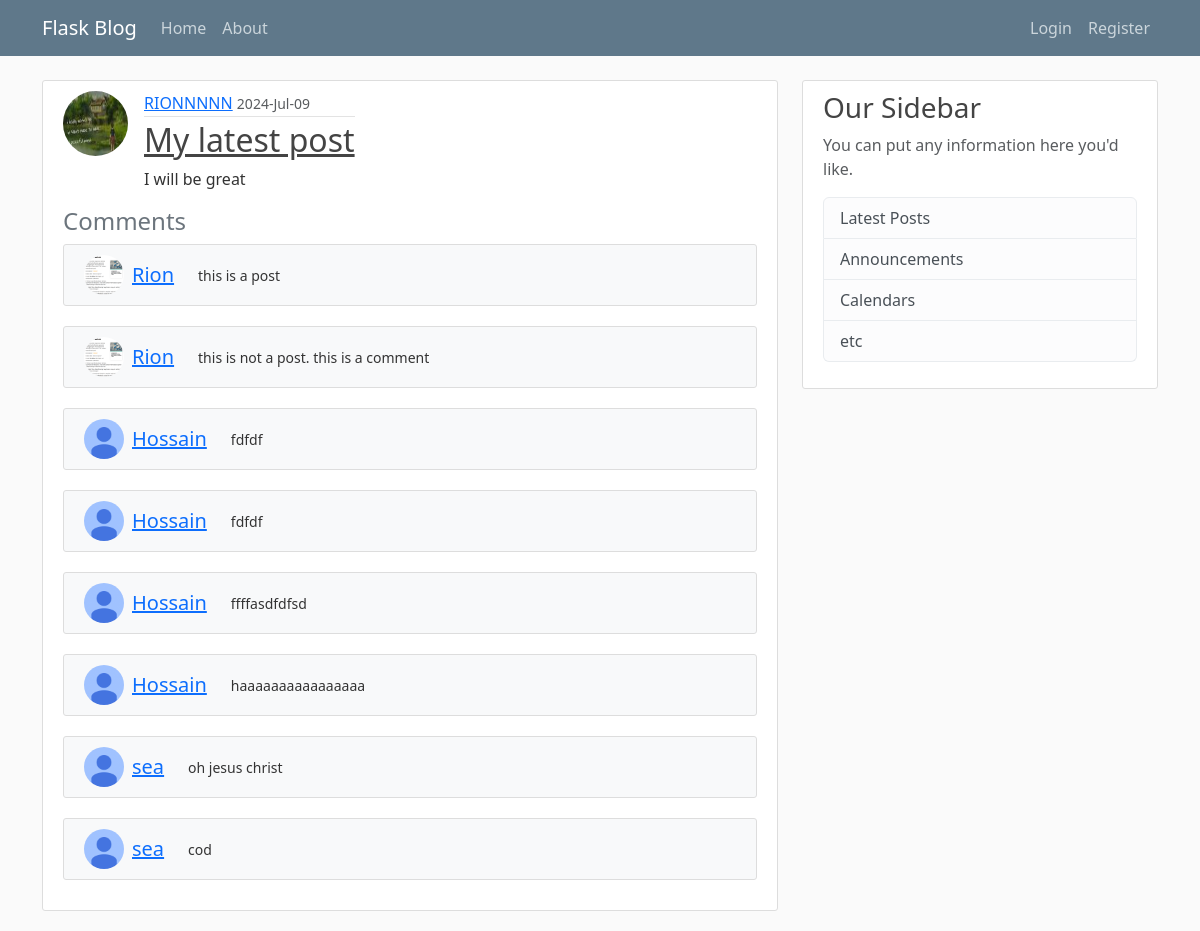
The page /post/14 on the database its author committed.
### flaskblog/models.py (models this page shows, shortened)
class User(db.Model, UserMixin):
    id = db.Column(db.Integer, primary_key = True)
    username = db.Column(db.String(20), unique = True, nullable = False)
    email = db.Column(db.String(50), unique = True, nullable = False)
    image_file = db.Column(db.String(20), nullable = False, default = 'default.jpg')
    password = db.Column(db.String(30), nullable = False)
    posts = db.relationship('Post', backref='author', lazy=True)
    comments = db.relationship('Comment', backref='author', lazy=True)

class Post(db.Model):
    id = db.Column(db.Integer, primary_key = True)
    title = db.Column(db.String(40), nullable = False)
    date_posted = db.Column(db.DateTime, nullable = False, default = datetime.utcnow)
    content = db.Column(db.Text, nullable = False)
    user_id = db.Column(db.Integer, db.ForeignKey('user.id'), nullable=False)
    comments = db.relationship('Comment', backref='origin_post', lazy=True)

class Comment(db.Model):
    id = db.Column(db.Integer, primary_key = True)
    date_posted = db.Column(db.DateTime, nullable = False, default = datetime.utcnow)
    content = db.Column(db.Text, nullable = False)
    user_id = db.Column(db.Integer, db.ForeignKey('user.id'), nullable=False)
    post_id = db.Column(db.Integer, db.ForeignKey('post.id'), nullable=False)

### flaskblog/posts/urls.py (the view, shortened to what this page needs)
@posts.route("/post/<int:post_id>", methods=['GET', 'POST'])
def one_post(post_id):
    post = Post.query.get_or_404(post_id)
    comments = Comment.query.filter_by(origin_post=post)
    comment_form = CommentForm()
    return render_template('post.html', title=post.title, post=post, comments=comments, comment_form=comment_form)

### flaskblog/templates/post.html (shortened to what this page needs)
{% extends "base.html" %}
{% block content %}
        <article class="media content-section">
          <div class="d-flex">
              <img src="{{ url_for('static', filename='images/' + post.author.image_file) }}" class="rounded-circle article-img" alt="Couldn't load image">
              <div class="media-body">
                <div class="article-metadata">
                  <a class="mr-2" href="{{ url_for('users.user_posts', username=post.author.username) }}">{{ post.author.username }}</a>
                  <small class="text-muted">{{ post.date_posted.strftime('%Y-%b-%d') }}</small>
                </div>
                <h2><a class="article-title" href="#">{{ post.title }}</a></h2>
                <p class="article-content">{{ post.content }}</p>
              </div>
          </div>
          <h4 class="text-secondary">Comments</h4>
          {% for comment in comments %}
            <div class="content-section bg-light">
              <div class="d-flex">
                <img height="40" width="40" src="{{ url_for('static', filename='images/' + comment.author.image_file) }}" class="rounded-circle" alt="Couldn't load image">
                <h5 class="my-auto ms-2"><a href="{{ url_for('users.user_posts', username=comment.author.username) }}">{{ comment.author.username }}</a></h5>
                <small class="my-auto ms-4">{{ comment.content }}</small>
              </div>
            </div>
          {% endfor %}
        </article>
{% endblock %}

### flaskblog/static/main.css (style rules this page uses)
body { background: #fafafa; color: #333333; margin-top: 5rem; }
h1, h2, h3, h4, h5, h6 { color: #444444; }
.content-section { background: #ffffff; padding: 10px 20px; border: 1px solid #dddddd; border-radius: 3px; margin-bottom: 20px; }
.article-title { color: #444444; }
.article-content { white-space: pre-line; }
.article-img { height: 65px; width: 65px; margin-right: 16px; }
.article-metadata { padding-bottom: 1px; margin-bottom: 4px; border-bottom: 1px solid #e3e3e3 }

### rows shown on the page
User: image_file (picture), author.username "RIONNNNN"
Post: date_posted "2024-Jul-09", title "My latest post", content "I will be great"
Comment: image_file (picture), author.username "Rion", content "this is a post"
Comment: image_file (picture), author.username "Rion", content "this is not a post. this is a comment"
Comment: image_file (placeholder picture), author.username "Hossain", content "fdfdf"
Comment: image_file (placeholder picture), author.username "Hossain", content "fdfdf"
Comment: image_file (placeholder picture), author.username "Hossain", content "ffffasdfdfsd"
Comment: image_file (placeholder picture), author.username "Hossain", content "haaaaaaaaaaaaaaaa"
Comment: image_file (placeholder picture), author.username "sea", content "oh jesus christ"
Comment: image_file (placeholder picture), author.username "sea", content "cod"
